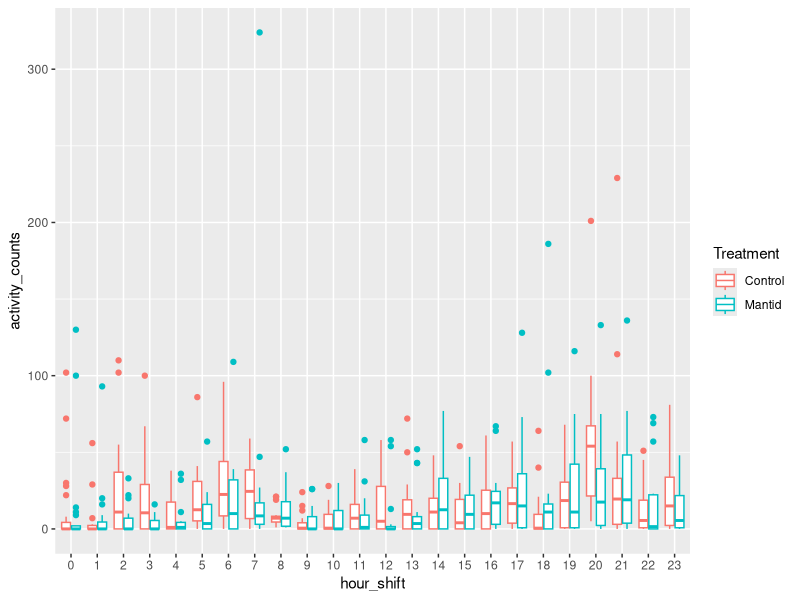
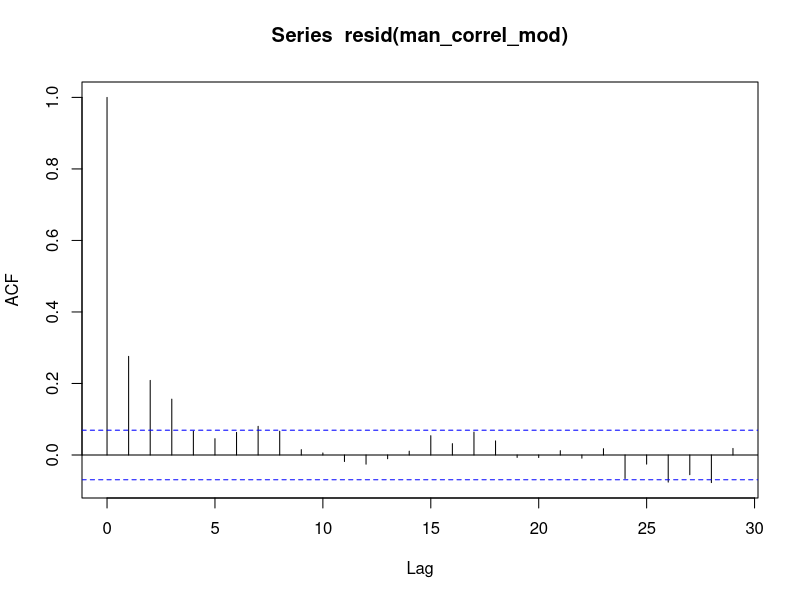
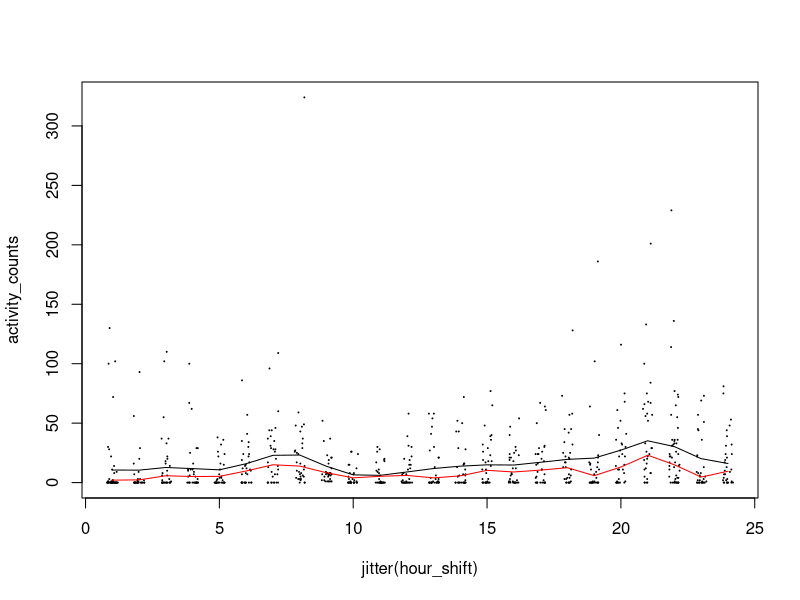
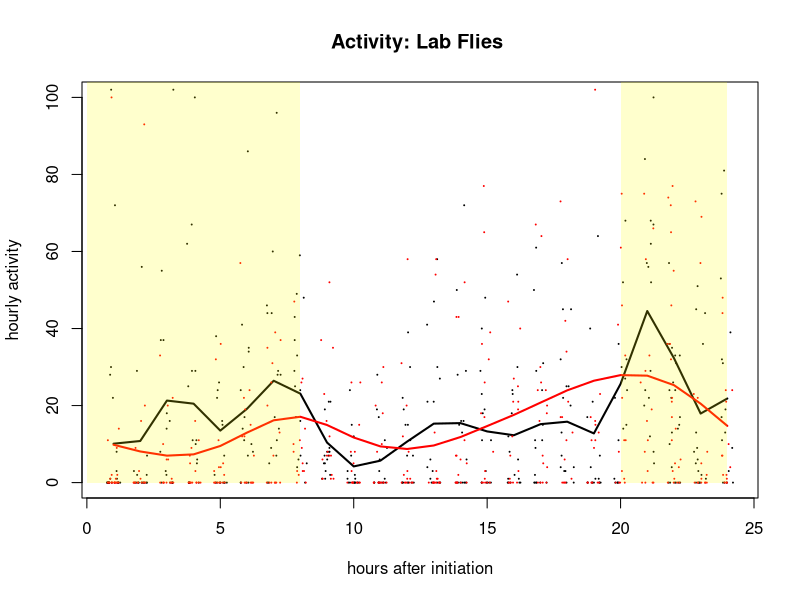

Recreate these plots in R, in order.
#Analysis of naive flies (Dukas Lab Flies) and activity with mantid cues

#From Dukas ReadMe: "Spring 2016 - naive population with predator cues. Note from RD: my color codes on the Excel fiels are yellow for light, orange for spider cues and green for control" 
#-- Assumption = orange == mantid cues -- confirmed in meeting with RD 

#Convert .xlsx to .txt files (and rename to consistant format) online conversion
#https://www.coolutils.com/online/XLSX-to-TXT

library(lme4)
library(nlme)
library(tidyr)
library(dplyr)
library(ggplot2)
library(effects)

#Data input: working directory 
setwd("~/Bioinformatics/Long_Term_Data/Data_LongTermPopulationExperiments_Git/Predation_ActivityAggregation/data/Activity_Drosophila_MantidCues_May2016")

#The Data
MantidMon1 <- read.table("Mantid_Cues_M1.txt")
MantidMon2 <- read.table("Mantid_Cues_M2.txt")

head(MantidMon1)
head(MantidMon2)
#Monitor Variable
MantidMon1$V43 <- 1
MantidMon2$V43 <- 2

#Light = V10
#Mon1 pred = V11-V18, con = V35-V42
#Mon2 con = V11-V18, pred = V25-V42

colnames(MantidMon1) <- c("bin", "date", "time", "signal", "unknown1", "unknown2", "unknown3", "unknown4", "unknown5", "lightON",'vial1', 'vial2', 'vial3', 'vial4', 'vial5', 'vial6', 'vial7', 'vial8', 'vial9', 'vial10', 'vial11', 'vial12', 'vial13', 'vial14', 'vial15', 'vial16', 'vial17', 'vial18', 'vial19', 'vial20', 'vial21', 'vial22', 'vial23', 'vial24', 'vial25', 'vial26', 'vial27', 'vial28', 'vial29', 'vial30', 'vial31', 'vial32', 'monitor')

colnames(MantidMon2) <- c("bin", "date", "time", "signal", "unknown1", "unknown2", "unknown3", "unknown4", "unknown5", "lightON",'vial1', 'vial2', 'vial3', 'vial4', 'vial5', 'vial6', 'vial7', 'vial8', 'vial9', 'vial10', 'vial11', 'vial12', 'vial13', 'vial14', 'vial15', 'vial16', 'vial17', 'vial18', 'vial19', 'vial20', 'vial21', 'vial22', 'vial23', 'vial24', 'vial25', 'vial26', 'vial27', 'vial28', 'vial29', 'vial30', 'vial31', 'vial32', 'monitor')

#Remove unknowns
MantidMon1 <- MantidMon1[,-c(5:9)]
MantidMon2 <- MantidMon2[,-c(5:9)]

#Remove unneeded vials (i.e vials 9 - 24)
#14 - 29
MantidMon1 <- MantidMon1[,-c(14:29)]
MantidMon2 <- MantidMon2[,-c(14:29)]

#Change date-time
MantidMon1$datetime <- as.POSIXct(paste(MantidMon1$date, MantidMon1$time), format="%m/%d/%y %H:%M:%S")
MantidMon2$datetime <- as.POSIXct(paste(MantidMon2$date, MantidMon2$time), format="%m/%d/%y %H:%M:%S")

#Reshape to long

MantidMon1_long <- gather(MantidMon1, Vial, Activity_counts, vial1:vial32, factor_key = FALSE)
MantidMon2_long <- gather(MantidMon2, Vial, Activity_counts, vial1:vial32, factor_key = FALSE)


# To get minute
MantidMon1_long$minute <- as.numeric(strftime(MantidMon1_long$datetime, format ="%M"))
MantidMon2_long$minute <- as.numeric(strftime(MantidMon2_long$datetime, format ="%M"))
# to get hour
MantidMon1_long$hour <- as.numeric(strftime(MantidMon1_long$datetime, format ="%H"))
MantidMon2_long$hour <- as.numeric(strftime(MantidMon2_long$datetime, format ="%H"))
# to get day
MantidMon1_long$day <- as.numeric(strftime(MantidMon1_long$datetime, format = "%d"))
MantidMon2_long$day <- as.numeric(strftime(MantidMon2_long$datetime, format = "%d"))

#Predator or control

MantidMon1_long$Treatment <- ifelse(MantidMon1_long$Vial == "vial1", "Mantid", ifelse (MantidMon1_long$Vial == "vial2", "Mantid", ifelse(MantidMon1_long$Vial == "vial3", "Mantid", ifelse(MantidMon1_long$Vial == "vial4", "Mantid", ifelse(MantidMon1_long$Vial == "vial5", "Mantid", ifelse(MantidMon1_long$Vial == "vial6", "Mantid", ifelse(MantidMon1_long$Vial == "vial7", "Mantid", ifelse(MantidMon1_long$Vial == "vial8", "Mantid","Control"))))))))

MantidMon2_long$Treatment <- ifelse(MantidMon2_long$Vial == "vial1", "Control", ifelse (MantidMon2_long$Vial == "vial2", "Control", ifelse(MantidMon2_long$Vial == "vial3", "Control", ifelse(MantidMon2_long$Vial == "vial4", "Control", ifelse(MantidMon2_long$Vial == "vial5", "Control", ifelse(MantidMon2_long$Vial == "vial6", "Control", ifelse(MantidMon2_long$Vial == "vial7", "Control", ifelse(MantidMon2_long$Vial == "vial8", "Control","Mantid"))))))))

Mantid_long <- rbind(MantidMon1_long, MantidMon2_long)

head(Mantid_long)

Mantid_long$monitor <- as.factor(Mantid_long$monitor)
Mantid_long$Treatment <- as.factor(Mantid_long$Treatment)
Mantid_long$day <- as.factor(Mantid_long$day)
Mantid_long$Vial <- as.factor(Mantid_long$Vial)



## Data now all cleaned up:
#WARNING: same variables mostly from Spider script -- Check everything (hour shifting and all may be wrong;; also opposite monitor layout!)


Mantid_hour <- Mantid_long %>%
  group_by(Treatment, Vial, monitor, day, hour) %>%
  summarise(activity_counts = sum(Activity_counts))

Mantid_hour$individual <- with(Mantid_hour, interaction(day, Vial, monitor, drop=FALSE))

##Possibly need to shift times to start of experiment?
#head(Mon1)
#head(Mon2)
MantidMon2$time
#Start time = first reading == 14:01
#shift times by 1 hours:
Mantid_hour$hour <- as.numeric(Mantid_hour$hour)
Mantid_hour$hour_shift <- ifelse(Mantid_hour$hour >= 14, (Mantid_hour$hour - 14), (Mantid_hour$hour +10))


Mantid_hour$hour_shift <- as.factor(Mantid_hour$hour_shift)
man_hourShift_gg <- ggplot(Mantid_hour, aes(x=hour_shift, y= activity_counts, colour=Treatment))
man_hourShift_gg + geom_boxplot()

#Light or Dark -- light on at ~10am, off at 22:00
#Do before hour shifting? -- don't use hour shift and it works
#Actually off at 22:05 and on at 10:05???????????????????????

Mantid_hour$light <- with(Mantid_hour, ifelse(hour >= 10 & hour < 22, "light", "dark"))

#Man_hour.mod <- lm(activity_counts ~ Treatment + hour_shift + monitor + day,data=Mantid_hour)
#summary(Man_hour.mod)
#pacf(resid(Man_hour.mod))

#Auto-correlation:
#act_hour$individual <- as.factor(act_hour$individual)
#act_hour$hour_shift <- as.factor(act_hour$hour_shift)

#??gls
#generalized least squares

man_correl_mod <- gls(activity_counts ~ Treatment + hour_shift + monitor + day, correlation = corAR1(form = ~ 1|hour_shift), data=Mantid_hour)
anova(man_correl_mod)
summary(man_correl_mod)
acf(resid(man_correl_mod))

#With light
#manCor_lightMod <- gls(activity_counts ~ Treatment + light + light:Treatment +  hour_shift + monitor + day, correlation = corAR1(form =~1|hour_shift), control = list(singular.ok = TRUE), data=Mantid_hour)
#summary(manCor_lightMod)
#confint(manCor_lightMod)
#acf(resid(manCor_lightMod))

#Same Plot:::::
Mantid_hour$hour_shift <- as.numeric(Mantid_hour$hour_shift)


with(Mantid_hour, plot(activity_counts ~ jitter(hour_shift), pch=20, cex=0.1))
lines(smooth.spline(y=Mantid_hour$activity_counts, x = Mantid_hour$hour_shift))
lines(lowess(Mantid_hour$activity_counts ~ Mantid_hour$hour_shift, f=0.1), col="red")


with(Mantid_hour[Mantid_hour$Treatment=="Control",], 
     plot(activity_counts ~ jitter(hour_shift, factor=1.3), pch=20, cex=0.2,
          xlab ="hours after initiation", ylab = "hourly activity",
          main = "Activity: Lab Flies ",
          ylim=c(0,100)))

with(Mantid_hour[Mantid_hour$Treatment=="Control",], lines(smooth.spline(y=activity_counts, x = hour_shift),lwd=2))

with(Mantid_hour[Mantid_hour$Treatment=="Mantid",], points(activity_counts ~ jitter(hour_shift, factor=1.3), pch=20, cex=0.2, col="red"))
with(Mantid_hour[Mantid_hour$Treatment=="Mantid",], lines(smooth.spline(y=activity_counts, x = hour_shift), col="red", lwd=2))


legend(x=15, y=200, legend=c("Control", "Mantid"), pch=20, col=c(1, "red"))

#Check that the rectangle is for light! == Yes == Remember -- actually off by ~ few minutes of light vs. Dark (10:05...)

#Change when lights went on.. 10:00 am, start was noon (lights already on..., off at 10 at night -- shift == off at "10" after 0, on at 22)
rect(xleft=0, xright=8, ybottom = 0, ytop = 830, col="#ffff0032", border=NA)
rect(xleft=20, xright=24, ybottom = 0, ytop = 830, col="#ffff0032", border=NA)


#Seems odd: check numbers!
